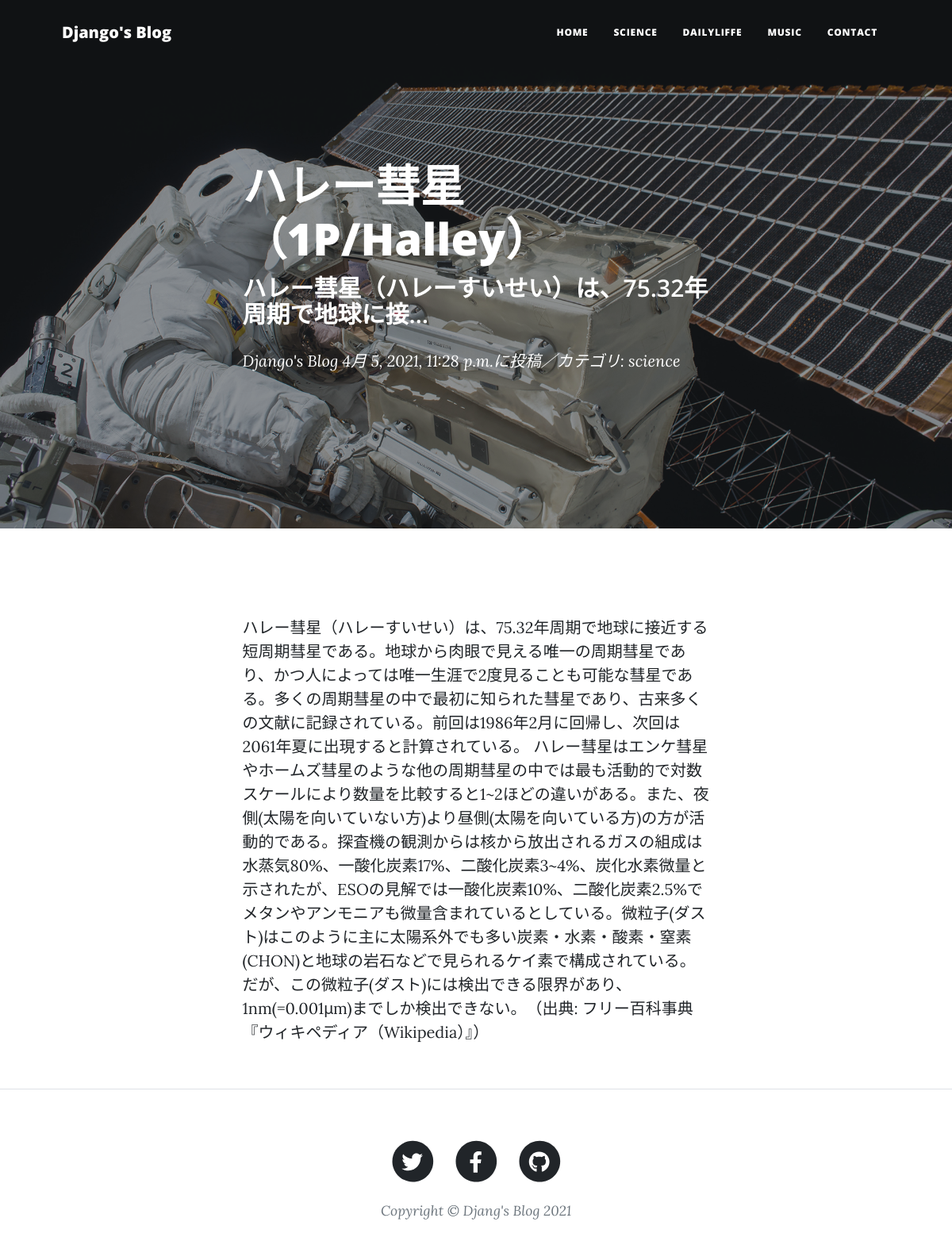
Screenshot of /blog-detail/1/ with the database file from the repository.
### blog/models.py (models this page shows, shortened)
class BlogPost(models.Model):
    CATEGORY = (('science', '科学のこと'), ('dailylife', '日常のこと'), ('music', '音楽のこと'))
    title = models.CharField(
        verbose_name='タイトル', # フィールドのタイトル
        max_length=200        # 最大文字数は200
        )
    content = models.TextField(
        verbose_name='本文'   # フィールドのタイトル
        )
    posted_at = models.DateTimeField(
        verbose_name='投稿日時', # フィールドのタイトル
        auto_now_add=True       # 日時を自動追加
        )
    category = models.CharField(
        verbose_name='カテゴリ', # フィールドのタイトル
        max_length=50,        # 最大文字数は50
        choices=CATEGORY
        )

### blog/views.py (the view)
class BlogDetail(DetailView):
    template_name ='post.html'
    model = BlogPost

### blog/templates/post.html (shortened to what this page needs)
{% extends 'base.html' %}
{% load static %}
  {% block header %}
  <header class="masthead"
          style="background-image: url({% static 'assets/img/post-bg.jpg' %})">
    <div class="container position-relative px-4 px-lg-5">
      <div class="row gx-4 gx-lg-5 justify-content-center">
        <div class="col-md-10 col-lg-8 col-xl-7">
          <div class="post-heading">
            <h1>{{object.title}}</h1>
            <h2 class="subheading">{{object.content|truncatechars:30}}</h2>
            <span class="meta">
            <a href={% url 'blog:index' %}>Django's Blog</a>
            {{object.posted_at}}に投稿／カテゴリ:
            {{object.category}}</span>
          </div>
        </div>
      </div>
    </div>
  </header>
  {% endblock %}
  {% block contents %}
  <article class="mb-4">
    <div class="container px-4 px-lg-5">
      <div class="row gx-4 gx-lg-5 justify-content-center">
        <div class="col-md-10 col-lg-8 col-xl-7">
        　　<p>{{object.content}}</p>
        </div>
      </div>
    </div>
  </article>
  <hr>
  {% endblock %}

### rows the page displays
BlogPost: title "ハレー彗星（1P/Halley）", content "ハレー彗星（ハレーすいせい）は、75.32年周期で地球に接…", posted_at "4月 5, 2021, 11:28 p.m.", category "science", content "ハレー彗星（ハレーすいせい）は、75.32年周期で地球に接近する短周期彗星である。地球から肉眼で見える唯一の周期彗星であり、かつ人によっては唯一生涯で2度見ることも可能な彗星である。多くの周期彗星の中で最初に知られた彗星であり、古来多くの文献に記録されている。前回は1986年2月に回帰し、次回は2061年夏に出現すると計算されている。 ハレー彗星はエンケ彗星やホームズ彗星のような他の周期彗星の中では最も活動的で対数スケールにより数量を比較すると1~2ほどの違いがある。また、夜側(太陽を向いていない方)より昼側(太陽を向いている方)の方が活動的である。探査機の観測からは核から放出されるガスの組成は水蒸気80%、一酸化炭素17%、二酸化炭素3~4%、炭化水素微量と示されたが、ESOの見解では一酸化炭素10%、二酸化炭素2.5%でメタンやアンモニアも微量含まれているとしている。微粒子(ダスト)はこのように主に太陽系外でも多い炭素・水素・酸素・窒素(CHON)と地球の岩石などで見られるケイ素で構成されている。だが、この微粒子(ダスト)には検出できる限界があり、1nm(=0.001μm)までしか検出できない。 （出典: フリー百科事典『ウィキペディア（Wikipedia）』）"
